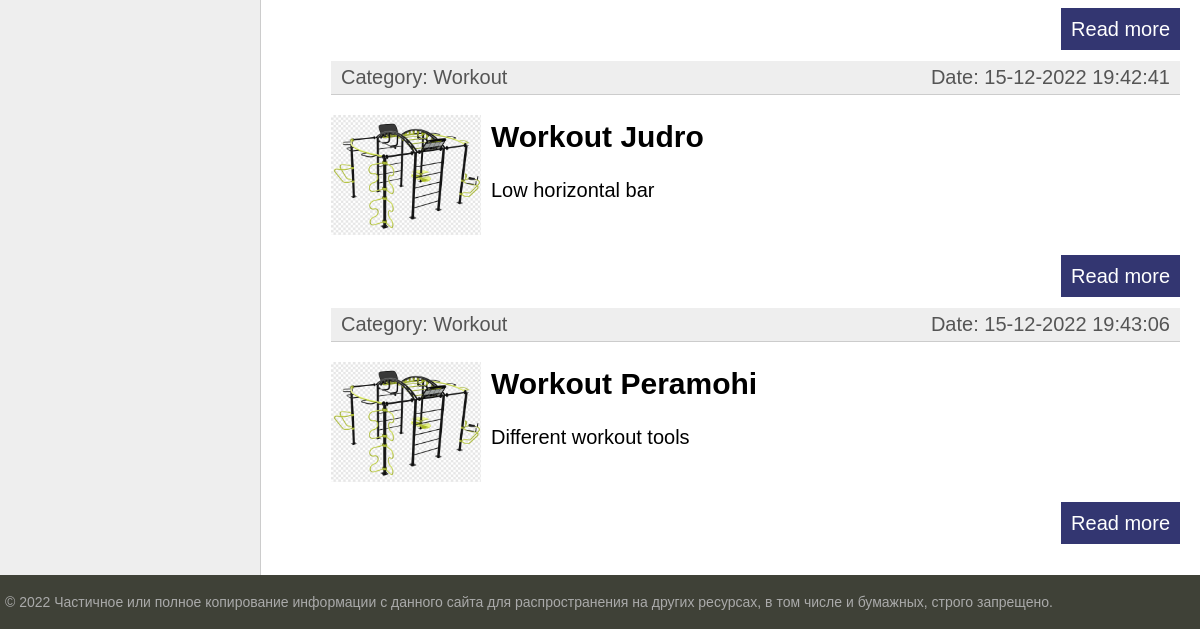
The app's page / (lower part), older data.
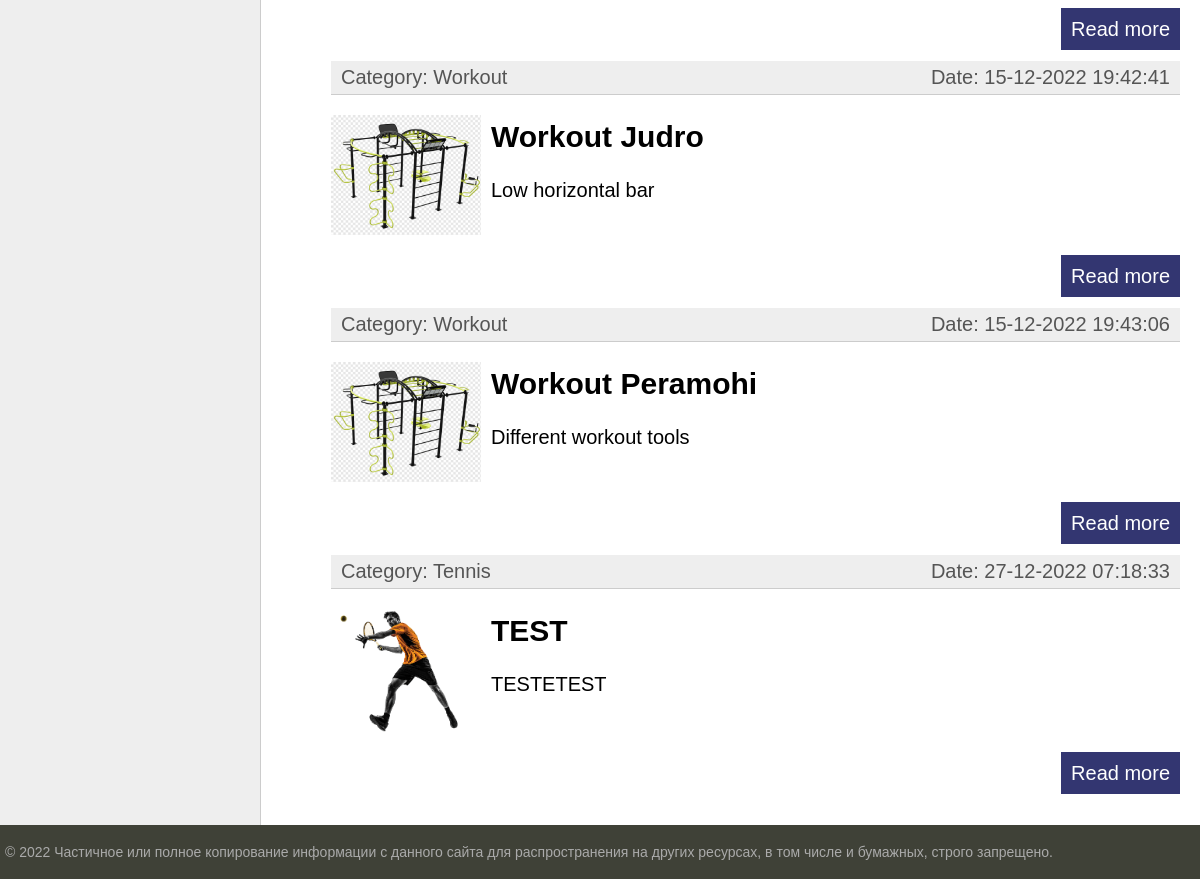
The same page, newer data.
### place/models.py (models this page shows, shortened)
class PlaceTitle(models.Model):
    title = models.CharField(max_length=255, unique=True)
    slug = models.SlugField(max_length=255, unique=True, db_index=True, verbose_name='URL')
    address = models.CharField(max_length=255)
    time_create = models.DateTimeField(auto_now_add=True)
    time_update = models.DateTimeField(auto_now=True)
    is_published = models.BooleanField(default=True)
    sport_category = models.ForeignKey(SportCategory, on_delete=models.CASCADE)
    def get_absolute_url(self):
        return reverse('place', kwargs={'place_slug': self.slug})
    class Meta:
        verbose_name = 'place title'
        verbose_name_plural = 'place titles'
        ordering = ['time_create', 'title']

class SportCategory(models.Model):
    title = models.CharField(max_length=255, verbose_name='Category title')
    slug = models.SlugField(max_length=255, unique=True, db_index=True, verbose_name='Category')
    def __str__(self):
        return self.title
    def get_absolute_url(self):
        return reverse('sportcategory', kwargs={'cat_slug': self.slug})
    class Meta:
        verbose_name = 'Sport category'
        verbose_name_plural = 'Sport categories'
        ordering = ['title', 'id']

class Description(models.Model):
    description = models.TextField(blank=True, verbose_name='place description')
    photo = models.ImageField(upload_to='photos/%Y/%m/%d', blank=True)
    placetitle = models.OneToOneField(PlaceTitle, on_delete=models.CASCADE, primary_key=True, verbose_name='Place title')
    def __str__(self):
        return self.description
    class Meta:
        verbose_name = 'place description'
        verbose_name_plural = 'places descriptions'
        ordering = ['description', 'placetitle_id']

### place/views.py (the view)
# urls.py: path('', PlaceHome.as_view(), name='home'),
class PlaceHome(ListView):
    model = PlaceTitle
    template_name = 'place/index.html'
    def get_context_data(self, **kwargs):
        context = super().get_context_data(**kwargs)
        context['title'] = 'Head page'
        context['menu'] = menu
        context['cat_selected'] = 0
        return context

### place/templatetags/place_tags.py (called while the page is built)
@register.inclusion_tag('place/list_categories.html')
def show_category(sort=None, cat_selected=0):
    if not sort:
        cats =  SportCategory.objects.all()
    else:
        cats =  SportCategory.objects.order_by(sort)
    return {"cats": cats, "cat_selected": cat_selected}

@register.simple_tag()
def get_place_by_cat(cat_selected=0):
    if cat_selected == 0:
        return PlaceTitle.objects.filter(is_published=True)
    else:
        sport_category_id = SportCategory.objects.get(slug=cat_selected).pk
        return PlaceTitle.objects.filter(sport_category_id=sport_category_id, is_published=True)

### place/templates/place/index.html (shortened to what this page needs)
{% extends 'place/base.html' %}
{% load place_tags %}
{% block content %}
<ul class="list-articles">
	{% get_place_by_cat cat_selected=cat_selected as addresses %}
	{% for addr in addresses %}
		<li><div class="article-panel">
		<p class="first">Category: {{ addr.sport_category }}</p>
		<p class="last">Date: {{ addr.time_update|date:"d-m-Y H:i:s" }}</p>
		</div></li>
		{% if addr.description.photo %}
		<p><img class="img-article-left thumb" src={{addr.description.photo.url}}></p>
		{% endif %}
		<h2>{{ addr.title }}</h2>
	{% autoescape on %}
	<p class="description">{{ addr.description|linebreaks|truncatewords:50 }}</p>
	{% endautoescape %}
			<p class="link-read-post"><a href={{ addr.get_absolute_url }}>Read more</a></p>
	{% endfor %}
</ul>
{% endblock %}

Row changes from the older to the newer data that the page shows:
added PlaceTitle: sport_category "Tennis", time_update "27-12-2022 07:18:33", description.photo (picture), title "TEST", description "TESTETEST"
